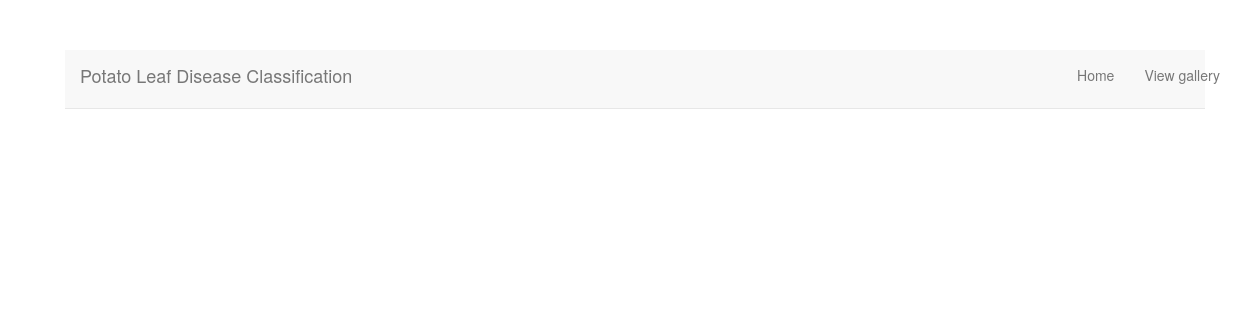
/viewdb, run on an earlier commit of the app's database.
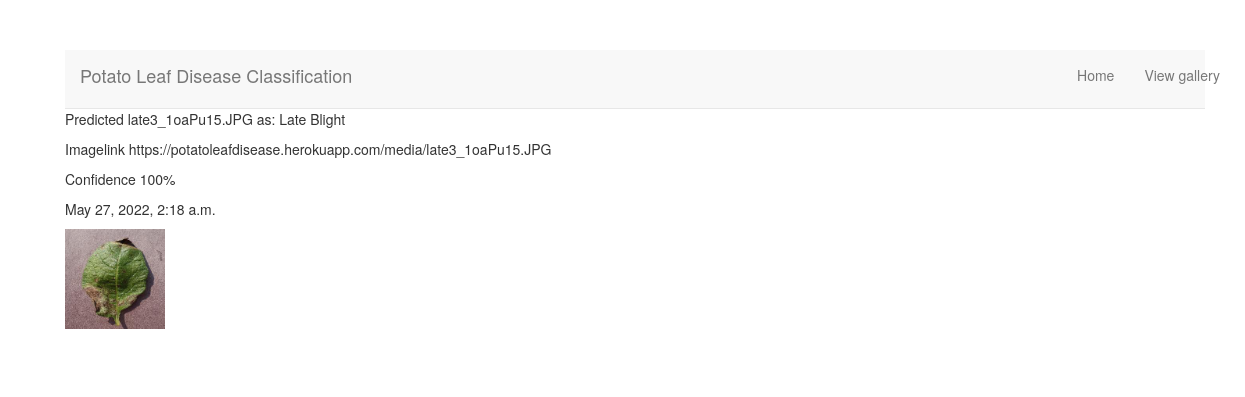
And on a later commit of the database.
### classifierApp/models.py (models this page shows, shortened)
class Result(models.Model):
    imagepath = models.TextField()
    imagelink = models.TextField(null=True)
    image = models.ImageField(null=True, blank=True)
    predicted = models.TextField()
    confidence = models.IntegerField(default=0, null=True, blank=True)
    saved = models.DateTimeField(auto_now=True)
    class Meta:
        ordering = ('-saved',)

### classifierApp/views.py (the view)
# urls.py: path('viewdb', views.viewDataBase, name='view'),
def viewDataBase(request):
    all_results = Result.objects.all()
    context = { 'all_results':all_results}  #  'listOfImagesPath': listOfImagesPath,
    return render(request, 'viewDB.html', context)

### templates/viewDB.html (shortened to what this page needs)
{% extends 'headerPage.html' %} {% block content%}
<div style="display: block; align-content: center;">
    {% for i in all_results %}
    <p>Predicted {{i.image}} as: {{i.predicted}}</p>
    <p>Imagelink {{i.imagelink}}</p>
    <p>Confidence {{i.confidence}}%</p>
    <p>{{i.saved}}</p>
    <img src={{i.imagepath}} style="width: 100px;"><br><br><br> {% endfor%} {% endblock %}

What changed in the data, as far as the page shows it:
added Result: image "late3_1oaPu15.JPG", predicted "Late Blight", imagelink "https://potatoleafdisease.herokuapp.com/media/late3_1oaPu15.JPG", confidence "100", saved "May 27, 2022, 2:18 a.m.", imagepath (picture)
